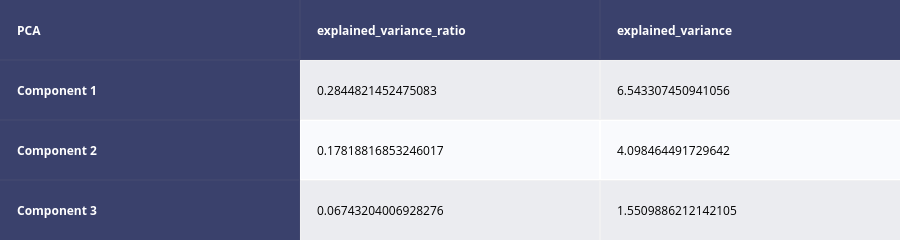

Notebook cell for this chart:
### Code cell
df1 = pd.DataFrame(data=pca_3d.explained_variance_ratio_, columns=['explained_variance_ratio'], index=['Component 1', 'Component 2', 'Component 3'])
df2 = (pd.DataFrame(data=pca_3d.explained_variance_, columns=['explained_variance'], index=['Component 1', 'Component 2', 'Component 3']))
df3 = df1.join(df2)
df3
from plotly.figure_factory import create_table
create_table(df3, index=True, index_title='PCA')

### Figure 1 — Plotly figure (JSON) as saved in the notebook; plotly's stock layout.template omitted (floating-point values rounded to 4 significant figures)
{"data": [{"colorscale": [[0, "#00083e"], [0.5, "#ededee"], [1, "#ffffff"]], "hoverinfo": "none", "opacity": 0.75, "showscale": false, "type": "heatmap", "z": [[0, 0, 0], [0, 0.5, 0.5], [0, 1, 1], [0, 0.5, 0.5]]}], "layout": {"annotations": [{"align": "left", "font": {"color": "#ffffff"}, "showarrow": false, "text": "<b>PCA</b>", "x": -0.45, "xanchor": "left", "xref": "x", "y": 0, "yref": "y"}, {"align": "left", "font": {"color": "#ffffff"}, "showarrow": false, "text": "<b>explained_variance_ratio</b>", "x": 0.55, "xanchor": "left", "xref": "x", "y": 0, "yref": "y"}, {"align": "left", "font": {"color": "#ffffff"}, "showarrow": false, "text": "<b>explained_variance</b>", "x": 1.55, "xanchor": "left", "xref": "x", "y": 0, "yref": "y"}, {"align": "left", "font": {"color": "#ffffff"}, "showarrow": false, "text": "<b>Component 1</b>", "x": -0.45, "xanchor": "left", "xref": "x", "y": 1, "yref": "y"}, {"align": "left", "font": {"color": "#000000"}, "showarrow": false, "text": "0.2844821452475083", "x": 0.55, "xanchor": "left", "xref": "x", "y": 1, "yref": "y"}, {"align": "left", "font": {"color": "#000000"}, "showarrow": false, "text": "6.543307450941056", "x": 1.55, "xanchor": "left", "xref": "x", "y": 1, "yref": "y"}, {"align": "left", "font": {"color": "#ffffff"}, "showarrow": false, "text": "<b>Component 2</b>", "x": -0.45, "xanchor": "left", "xref": "x", "y": 2, "yref": "y"}, {"align": "left", "font": {"color": "#000000"}, "showarrow": false, "text": "0.17818816853246017", "x": 0.55, "xanchor": "left", "xref": "x", "y": 2, "yref": "y"}, {"align": "left", "font": {"color": "#000000"}, "showarrow": false, "text": "4.098464491729642", "x": 1.55, "xanchor": "left", "xref": "x", "y": 2, "yref": "y"}, {"align": "left", "font": {"color": "#ffffff"}, "showarrow": false, "text": "<b>Component 3</b>", "x": -0.45, "xanchor": "left", "xref": "x", "y": 3, "yref": "y"}, {"align": "left", "font": {"color": "#000000"}, "showarrow": false, "text": "0.06743204006928276", "x": 0.55, "xanchor": "left", "xref": "x", "y": 3, "yref": "y"}, {"align": "left", "font": {"color": "#000000"}, "showarrow": false, "text": "1.5509886212142105", "x": 1.55, "xanchor": "left", "xref": "x", "y": 3, "yref": "y"}], "height": 170, "margin": {"b": 0, "l": 0, "r": 0, "t": 0}, "xaxis": {"dtick": 1, "gridwidth": 2, "showticklabels": false, "tick0": -0.5, "ticks": "", "zeroline": false}, "yaxis": {"autorange": "reversed", "dtick": 1, "gridwidth": 2, "showticklabels": false, "tick0": 0.5, "ticks": "", "zeroline": false}}}
